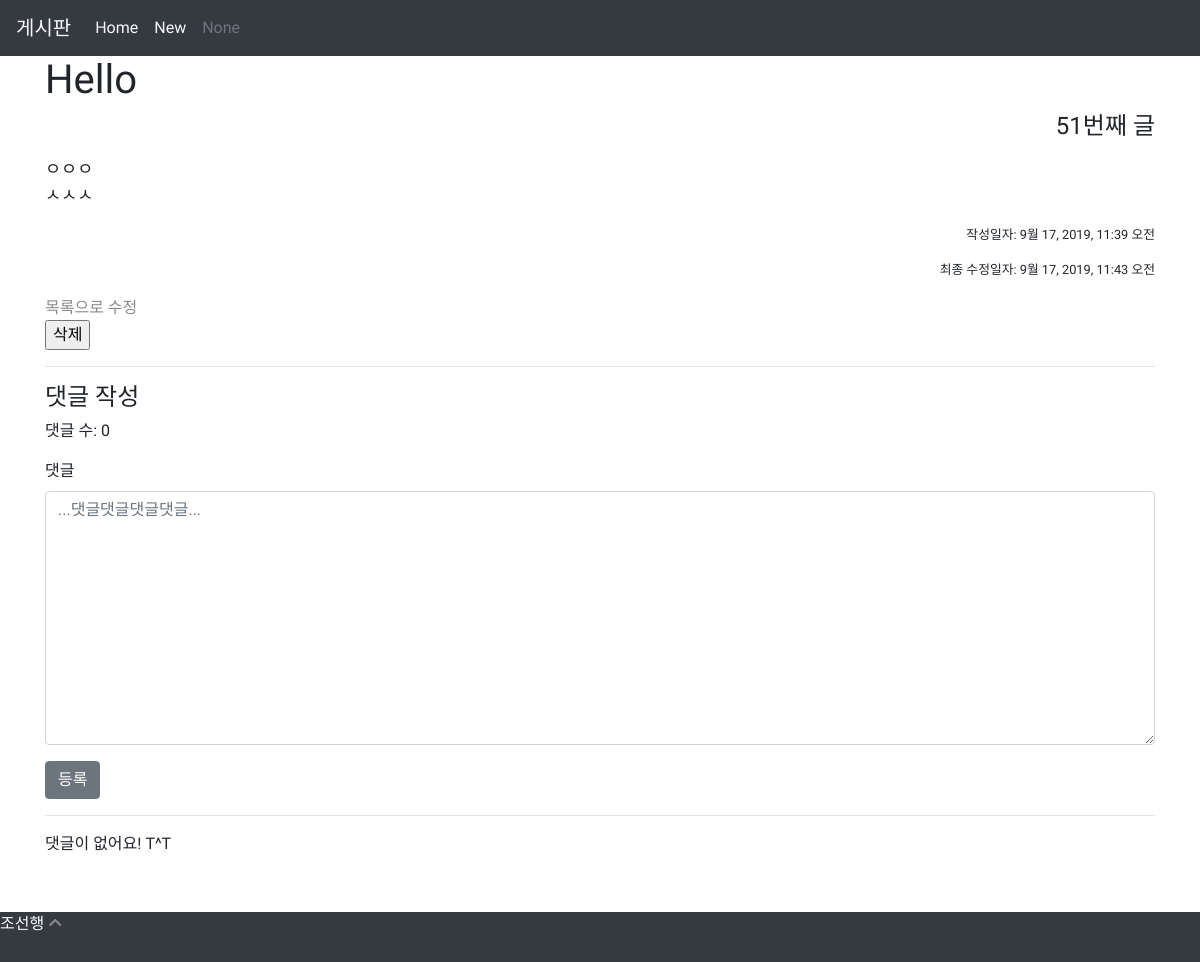
Before: /articles/51/ with the older database file.
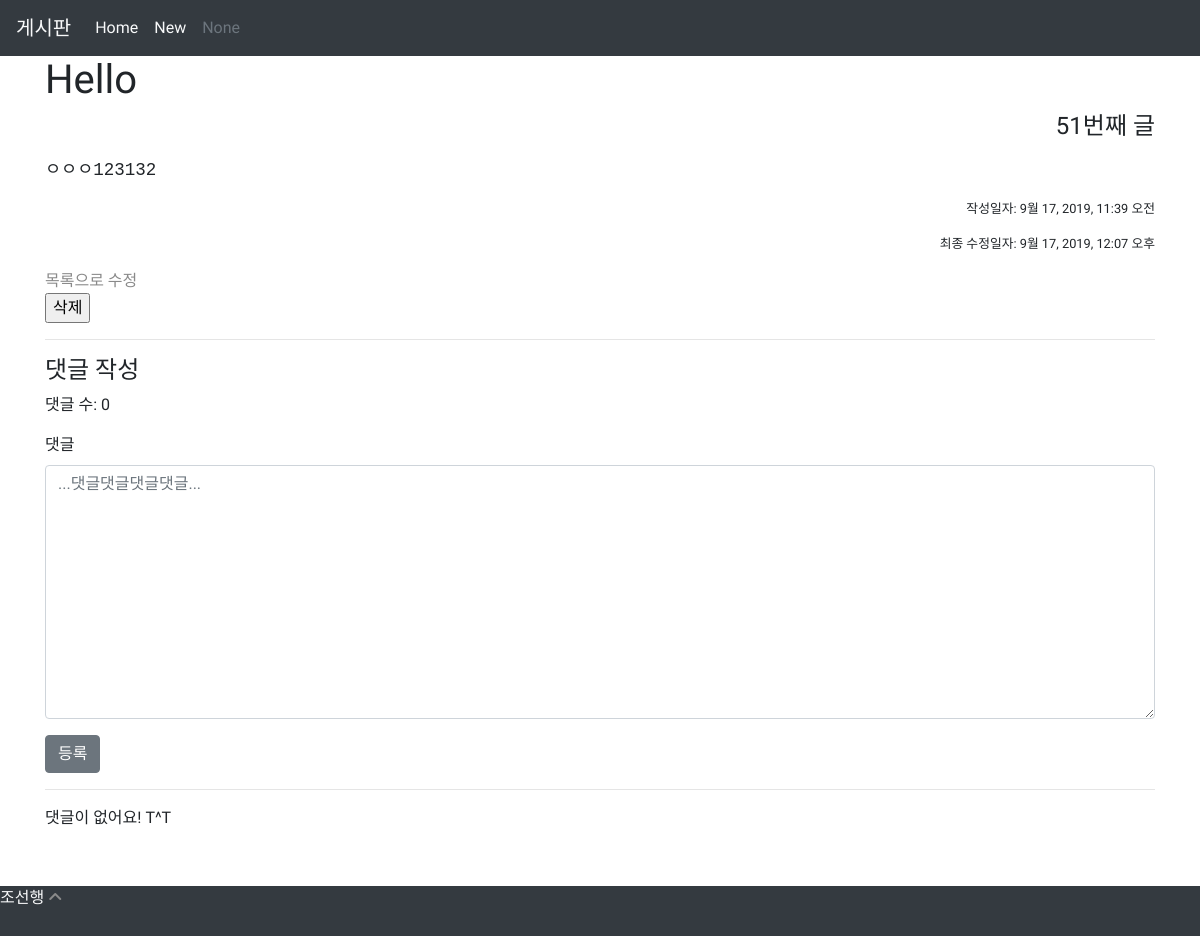
After: the same page with the newer database file.
### articles/models.py (models this page shows, shortened)
class Article(models.Model):
    title = models.CharField(max_length=10)
    content = models.TextField()
    created_at = models.DateTimeField(auto_now_add=True)
    updated_at = models.DateTimeField(auto_now=True)

### articles/views.py (the view)
# urls.py: path('<int:article_pk>/', views.detail, name='detail'),
def detail(request, article_pk):
    article = get_object_or_404(Article, pk=article_pk)
    comment = article.comment_set.all()
    comment_form = CommentForm()
    context = {
        'article': article,
        'comments': comment,
        'comment_form': comment_form,
    }
    return render(request, 'articles/detail.html', context)

### articles/forms.py
class CommentForm(forms.ModelForm):
    content = forms.CharField(
        label='댓글',
        widget=forms.Textarea(
            attrs={
                'placeholder': '...댓글댓글댓글댓글...',
                'row': 3,
            }
        )
    )
    class Meta:
        model = Comment
        fields = ('content', )

### articles/templates/articles/detail.html (shortened to what this page needs)
{% extends 'articles/base.html' %}
{% load bootstrap4 %}
{% block body %}
<h1>{{ article.title }}</h1>
<h4 class="text-right">{{ article.id }}번째 글</h4>
<div class="text-justify lead">
  <p><pre>{{ article.content }}</pre></p>
</div>
<p class="text-right time_cnu">작성일자: {{ article.created_at }}</p>
<p class="text-right time_cnu">최종 수정일자: {{ article.updated_at }}</p>
<a href="{% url 'articles:index' %}">목록으로</a>
<a href="{% url 'articles:update' article.pk %}">수정</a>
<form action="{% url 'articles:delete' article.pk %}" method="POST" onclick="return confirm('진짜 지울래?')">
  <input type="submit" value="삭제">
</form>
<hr>
<h4>댓글 작성</h4>
<p>댓글 수: {{ comments.count }}</p>
<form action="{% url 'articles:comment_create' article.pk %}", method="POST">
  {% bootstrap_form comment_form %}
  {% buttons %}
    <button type="submit" class="btn btn-secondary">등록</button>
  {% endbuttons %}
</form>
<hr>
{% for comment in comments %}
<p>{{ comment.content }}</p>
<p><sub>{{ comment.created_at }}</sub></p>
<form action="{% url 'articles:comment_delete' article.pk comment.pk %}", method="POST">
  {% csrf_token %}
  <input type="submit" value="삭제?">
</form>
<br>
{% empty %}
<p>댓글이 없어요! T^T</p>
<br>
{% endfor%}
{% endblock %}

Changed rows visible on the page:
changed Article "Hello": content "ㅇㅇㅇ ㅅㅅㅅ" → "ㅇㅇㅇ123132"; updated_at "9월 17, 2019, 11:43 오전" → "9월 17, 2019, 12:07 오후"
